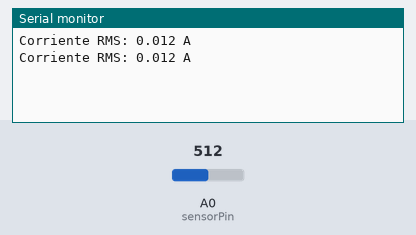
This sketch was run on a simulated Arduino Uno, built with avr-gcc and run on an emulated ATmega328P. Shown: the last lines printed to the serial monitor. The test bench sets the inputs (shaded band); at power-on: A0 (sensorPin) = 512.

Above: at 1.2 s.
1.3 s: A0 (sensorPin) set to 716
At 2.6 s:
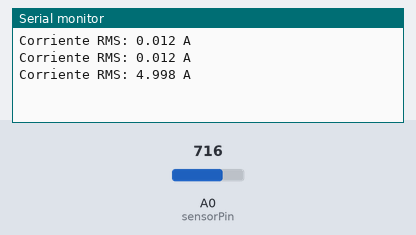
2.8 s: A0 (sensorPin) set to 900
At 3.8 s:
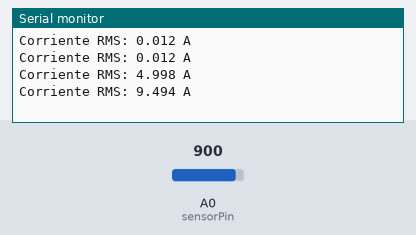
Timing chart, 0 to 5.8 s (numbered marks = the images above; inputs shaded):
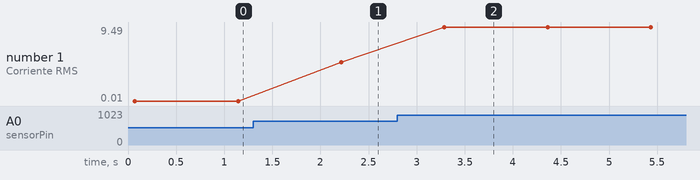

Measured:
- after the input at 1.3 s, the serial monitor: prints a new line after 0.92 s (image 1)
- after the input at 2.8 s, the serial monitor: prints a new line after 0.49 s (image 2)
- plotted number 1: 0.01 → 5 after the input at 1.3 s, 5 → 9.49 after the input at 2.8 s

The sketch:

lectura-ZMCT103C-monitor-serie.ino
```cpp
//ProveedoraCano.com/blog
//Sketch para leer la corriente en modulo ZMCT103C
const int sensorPin = A0;
const float burdenResistor = 200.0;
const float turnsRatio = 1000.0;
const int numSamples = 500;
const float VREF = 5.0;
const float ADCResolution = 1023.0;

void setup() {
  Serial.begin(9600);
}

void loop() {
  float sumSquares = 0.0;
  float offset = VREF / 2;

  for (int i = 0; i < numSamples; i++) {
    int rawValue = analogRead(sensorPin);
    float voltage = rawValue * (VREF / ADCResolution);
    float adjustedVoltage = voltage - offset;
    sumSquares += adjustedVoltage * adjustedVoltage;
  }

  float rmsVoltage = sqrt(sumSquares / numSamples);
  float rmsCurrent = (rmsVoltage / burdenResistor) * turnsRatio;

  Serial.print("Corriente RMS: ");
  Serial.print(rmsCurrent, 3);
  Serial.println(" A");

  delay(1000);
}
```
